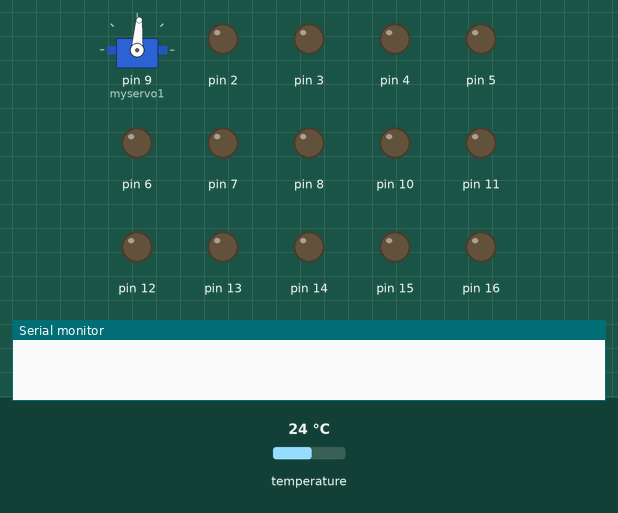
This sketch was run on a simulated Arduino Uno, built with avr-gcc and run on an emulated ATmega328P. Parts: servo, output pins drawn as LEDs (lit = HIGH), the last lines printed to the serial monitor. The inputs (shaded band) are chosen by the test bench; at power-on: temperature 24 °C. The local clock reads 2024-03-15 10:24:30 at power-on unless the sketch sets it.

Above: at 0.1 s.
At 1.0 s:
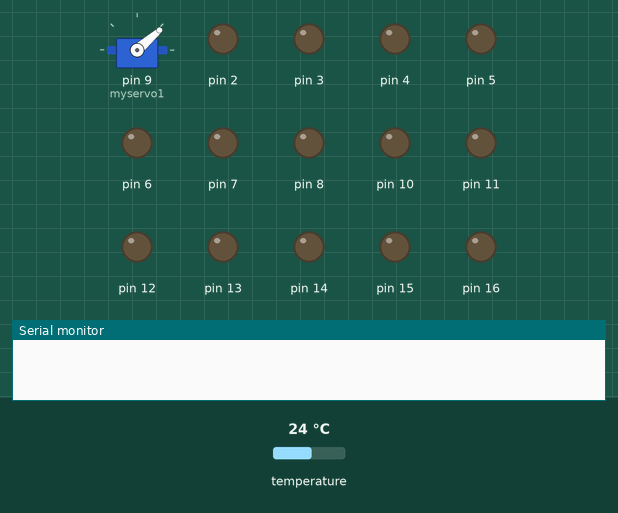
At 1.9 s:
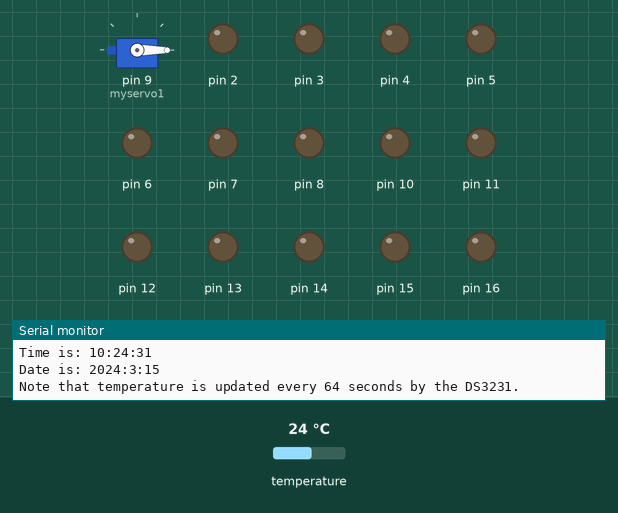
Timing chart, 0 to 3.4 s (numbered marks = the images above):
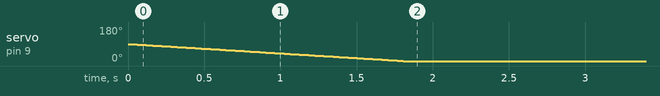

The sketch:

garden-watering-v2.ino
```cpp
// Garden watering porject by Lewis for DIY Machines   www.youtube.com/c/diymachines     www.diymachines.co.uk
// Full details of the project inlcuding instructional video and 3D printable components available on the projects pgae at https://diymachines.co.uk/projects/automatic-arduino-based-garden-waterer.html

// This project uses the handy DS3231 Simple library:- https://github.com/sleemanj/DS3231_Simple   Please follow the instruction on installing this provided on the libraries page

// Before you install this code you need to set the time on your DS3231. Once you have connected it as shown in this project and have installed the DS3231_Simple library (see above) you
// to go to  'File' >> 'Examples' >> 'DS3231_Simple' >> 'Z1_TimeAndDate' >> 'SetDateTime' and follow the instructions in the example to set the date and time on your RTC

#include <DS3231_Simple.h>
#include <Servo.h>
#include <Wire.h>

DS3231_Simple Clock;

Servo myservo1;  // create servo object to control a servo
// twelve servo objects can be created on most boards

int pos = 0;    // variable to store the servo position
int posClosed = 0;
int posOpen = 90;
DateTime MyDateAndTime;  // Create a variable to hold the time data for reading the time
float MyFloatTemperature;

void setup() {

Serial.begin(9600);

    //code to help reduce power requirments as suggested here: https://www.youtube.com/watch?v=urLSDi7SD8M
  for(int i=0; i<20; i++){
    pinMode(i, OUTPUT);
  }

   myservo1.attach(9);  // attaches the servo on pin 9 to the servo object
   Wire.begin();
   Clock.begin();
   closeValve();

  // Get an initialized timestamp
  DateTime MyTimestamp = Clock.read();
}

void loop()
{

  readTheTime();
  readTheTemp();

    Serial.print("The minute is: ");              //print what time the Arduino beleives it is to the serial monitor to help with debugging
    Serial.println(MyDateAndTime.Minute);
    Serial.print("The hour is: ");
    Serial.println(MyDateAndTime.Hour);

    if ((MyDateAndTime.Hour == 6) && (MyDateAndTime.Minute == 30)){  // set the hour (24hr clock) and minute you want the watering to begin
    openValve();
    delay(180000); //time in millisecnods (thousandths of a second) for the valve to remain open
    closeValve();
    delay(50000);   //this 50 second delay is desinged to stop the same watering 'window' from repeating if it water for less than 10 seconds.
    }

    if ((MyDateAndTime.Hour == 14) && (MyDateAndTime.Minute == 30)){  // set the hour (24hr clock) and minute you want the watering to begin
    openValve();
    delay(120000); //time in millisecnods (thousandths of a second) for the valve to remain open
    closeValve();
    delay(50000);   //this 50 second delay is desinged to stop the same watering 'window' from repeating if it water for less than 10 seconds.
    }


}

void openValve() {
        for (pos = posClosed; pos <= posOpen; pos += 1) { // goes from 0 degrees to 180 degrees
        // in steps of 1 degree
        myservo1.write(pos);              // tell servo to go to position in variable 'pos'
        delay(20);                       // waits 15ms for the servo to reach the position
      }
    }


void closeValve() {
    for (pos = posOpen; pos >= posClosed; pos -= 1) { // goes from 180 degrees to 0 degrees
    myservo1.write(pos);              // tell servo to go to position in variable 'pos'
    delay(20);                       // waits 15ms for the servo to reach the position
  }
}

void readTheTime(){
  // Ask the clock for the data.
  MyDateAndTime = Clock.read();

  // And use it
  Serial.println("");
  Serial.print("Time is: ");   Serial.print(MyDateAndTime.Hour);
  Serial.print(":"); Serial.print(MyDateAndTime.Minute);
  Serial.print(":"); Serial.println(MyDateAndTime.Second);
  Serial.print("Date is: 20");   Serial.print(MyDateAndTime.Year);
  Serial.print(":");  Serial.print(MyDateAndTime.Month);
  Serial.print(":");    Serial.println(MyDateAndTime.Day);
}

void readTheTemp(){
    MyFloatTemperature   = Clock.getTemperatureFloat();
  Serial.println("Note that temperature is updated every 64 seconds by the DS3231.");
  Serial.print("Float Temperature:   "); Serial.println(MyFloatTemperature);
}
```
